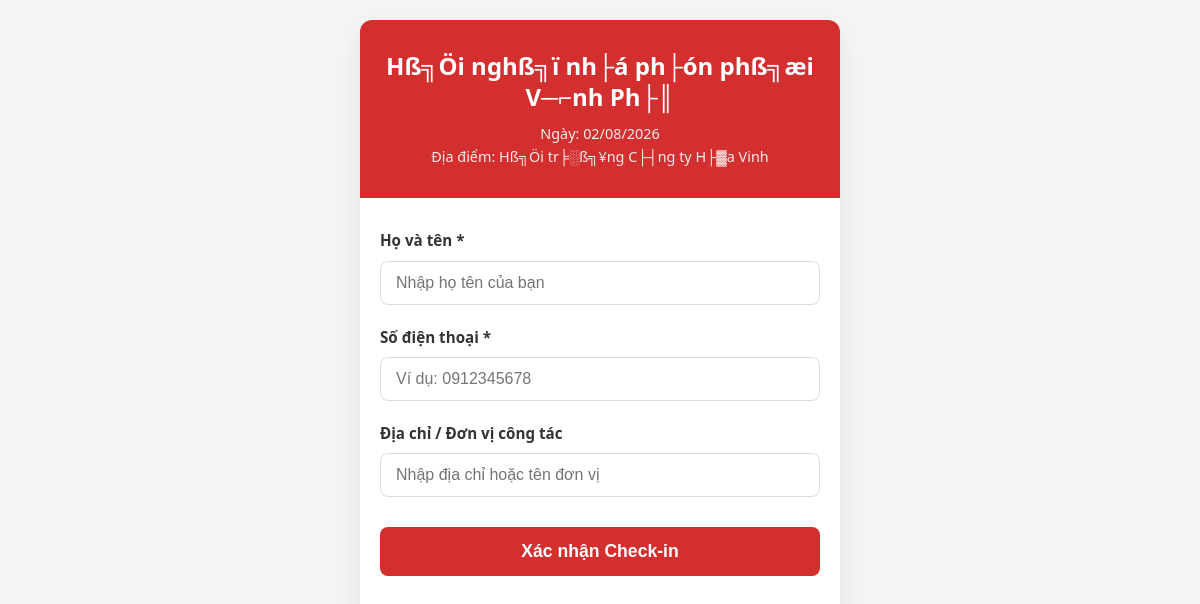
/index.php?event=hoiinghivinhphu-hoa-vinh-2026, run on the app's committed database.
### tables this page shows
CREATE TABLE `events` (
  `id` bigint(20) unsigned NOT NULL AUTO_INCREMENT,
  `event_name` varchar(255) NOT NULL,
  `event_code` varchar(100) NOT NULL,
  `slug` varchar(150) NOT NULL,
  `event_date` date NOT NULL,
  `start_time` time DEFAULT NULL,
  `end_time` time DEFAULT NULL,
  `location` varchar(255) DEFAULT NULL,
  `description` text DEFAULT NULL,
  `logo_path` varchar(500) DEFAULT NULL,
  `status` enum('draft','active','closed','cancelled') NOT NULL DEFAULT 'draft',
  `checkin_enabled` tinyint(1) NOT NULL DEFAULT 0,
  `created_by` bigint(20) unsigned DEFAULT NULL,
  `created_at` datetime NOT NULL DEFAULT current_timestamp(),
  `updated_at` datetime NOT NULL DEFAULT current_timestamp() ON UPDATE current_timestamp(),
  `deleted_at` datetime DEFAULT NULL,
  PRIMARY KEY (`id`),
  UNIQUE KEY `uq_events_code` (`event_code`),
  UNIQUE KEY `uq_events_slug` (`slug`),
  KEY `idx_events_date` (`event_date`),
  KEY `idx_events_status` (`status`),
  KEY `idx_events_created_by` (`created_by`),
  CONSTRAINT `fk_events_created_by` FOREIGN KEY (`created_by`) REFERENCES `users` (`id`) ON DELETE SET NULL ON UPDATE CASCADE
);

### includes/functions.php (called while the page is built, shortened)
<?php
function esc(string $string): string {
    return htmlspecialchars($string, ENT_QUOTES | ENT_SUBSTITUTE, 'UTF-8');
}
function url(string $path = ''): string {
    return BASE_URL . '/' . ltrim($path, '/');
}

### index.php (the view, shortened to what this page needs)
<?php
$slug = $_GET['event'] ?? '';
$db = Database::getConnection();
$stmt = $db->prepare("SELECT * FROM events WHERE slug = ? AND status = 'active' LIMIT 1");
$stmt->execute([$slug]);
$event = $stmt->fetch();
$errorMsg = '';
?>
<!DOCTYPE html>
<html lang="vi">
<head>
    <link rel="stylesheet" href="<?php echo url('assets/css/frontend.css'); ?>">
</head>
<body>
<div class="container">
    <?php if ($errorMsg): ?>
        <div class="form-body">
            <div class="alert error" style="display:block;">
                <?php echo esc($errorMsg); ?>
            </div>
        </div>
    <?php else: ?>
        <div class="event-header">
            <h1><?php echo esc($event['event_name']); ?></h1>
            <div class="event-meta">
                Ngày: <?php echo date('d/m/Y', strtotime($event['event_date'])); ?><br>
                Địa điểm: <?php echo esc($event['location'] ?? 'Đang cập nhật'); ?>
            </div>
        </div>
        <div class="form-body">
            <form id="checkin-form" action="<?php echo url('api/checkin.php'); ?>" method="POST">
                <div id="form-fields">
                    <div class="form-group">
                        <label for="full_name">Họ và tên *</label>
                        <input type="text" id="full_name" name="full_name" class="form-control" required placeholder="Nhập họ tên của bạn" maxlength="150">
                    </div>
                    <div class="form-group">
                        <label for="phone">Số điện thoại *</label>
                        <input type="tel" id="phone" name="phone" class="form-control" required placeholder="Ví dụ: 0912345678" maxlength="30">
                    </div>
                    <div class="form-group">
                        <label for="address">Địa chỉ / Đơn vị công tác</label>
                        <input type="text" id="address" name="address" class="form-control" placeholder="Nhập địa chỉ hoặc tên đơn vị" maxlength="255">
                    </div>
                </div>
                <button type="submit" id="btn-submit" class="btn-submit">
                    <span id="btn-text">Xác nhận Check-in</span>
                </button>
            </form>
        </div>
    <?php endif; ?>
</div>
</body>
</html>

### assets/css/frontend.css (style rules this page uses)
:root { --primary: #d32f2f; --primary-hover: #b71c1c; --bg-color: #f5f5f5; --text-color: #333; --border-radius: 12px; }
* { box-sizing: border-box; margin: 0; padding: 0; }
body { font-family: 'Segoe UI', system-ui, -apple-system, sans-serif; background-color: var(--bg-color); color: var(--text-color); line-height: 1.6; display: flex; justify-content: center; min-height: 100vh; padding: 20px; }
.container { width: 100%; max-width: 480px; background: #fff; border-radius: var(--border-radius); box-shadow: 0 8px 30px rgba(0,0,0,0.08); overflow: hidden; display: flex; flex-direction: column; }
.event-header { background: var(--primary); color: white; padding: 30px 20px; text-align: center; }
.event-header h1 { font-size: 1.5rem; margin-bottom: 10px; line-height: 1.3; }
.event-meta { font-size: 0.9rem; opacity: 0.9; }
.form-body { padding: 30px 20px; }
.form-group { margin-bottom: 20px; }
.form-group label { display: block; margin-bottom: 8px; font-weight: 600; font-size: 0.95rem; }
.form-control { width: 100%; padding: 12px 15px; border: 1px solid #ddd; border-radius: 8px; font-size: 1rem; transition: all 0.2s; }
.btn-submit { width: 100%; padding: 14px; background-color: var(--primary); color: white; border: none; border-radius: 8px; font-size: 1.1rem; font-weight: bold; cursor: pointer; transition: background 0.2s; margin-top: 10px; }

### data on the page
events: event_name "Hß╗Öi nghß╗ï nh├á ph├ón phß╗æi V─⌐nh Ph├║", event_date "02/08/2026", location "Hß╗Öi tr╞░ß╗¥ng C├┤ng ty H├▓a Vinh"
